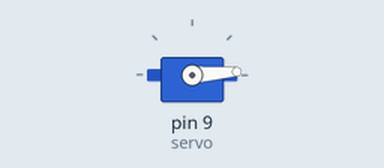
Simulated run of this sketch. Board: Arduino Uno, built with avr-gcc and run on an emulated ATmega328P. On the bench: servo.

Above: at 0.05 s.
At 0.7 s:
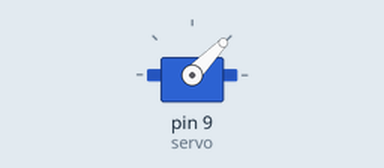
At 1.35 s:
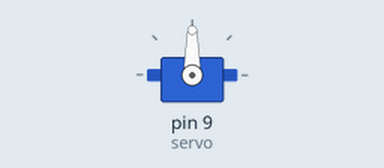
At 2.65 s:
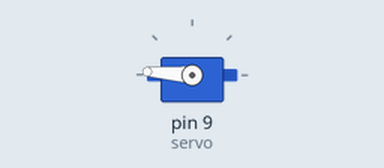
Timing chart, 0 to 6.2 s (numbered marks = the images above):
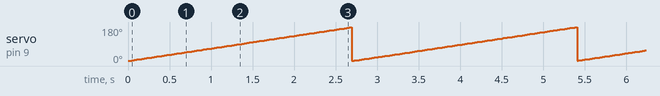

Measured:
- by itself, servo on pin 9 (servo): ramps from 1° to 179° and jumps back, once every 2.7 s

The sketch:

ServoExample.ino
```cpp
#include <Servo.h>

Servo servo;
void setup()
{
    // Attach my_servo to the pin the Servo Motor is connected to
    servo.attach(9);
}

void loop()
{
  // Moving the servo position form 1 to 179 degrees.
  for(int i = 1; i < 180; i++)
  {
    servo.write(i);
    delay(15);
  }
}
```
